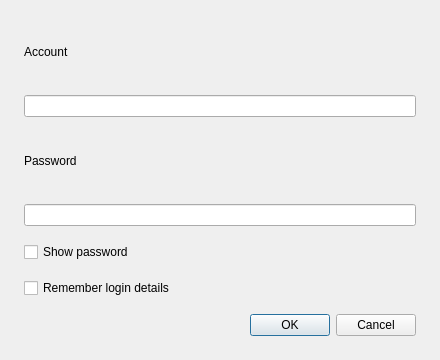
<?xml version="1.0" encoding="UTF-8"?>
<ui version="4.0">
 <class>LoginWindow</class>
 <widget class="QDialog" name="LoginWindow">
  <property name="geometry">
   <rect>
    <x>0</x>
    <y>0</y>
    <width>440</width>
    <height>360</height>
   </rect>
  </property>
  <property name="windowTitle">
   <string>Sign in</string>
  </property>
  <layout class="QVBoxLayout" name="verticalLayout">
   <item>
    <widget class="QLabel" name="label1">
     <property name="text">
      <string>Account</string>
     </property>
     <property name="buddy">
      <cstring>usernameLineEdit</cstring>
     </property>
    </widget>
   </item>
   <item>
    <widget class="QLineEdit" name="usernameLineEdit" />
   </item>
   <item>
    <widget class="QLabel" name="label2">
     <property name="text">
      <string>Password</string>
     </property>
     <property name="buddy">
      <cstring>passwordLineEdit</cstring>
     </property>
    </widget>
   </item>
   <item>
    <widget class="QLineEdit" name="passwordLineEdit">
     <property name="echoMode">
      <enum>QLineEdit::EchoMode::Password</enum>
     </property>
    </widget>
   </item>
   <item>
    <widget class="QCheckBox" name="passwordVisibleCheckBox">
     <property name="text">
      <string>Show password</string>
     </property>
    </widget>
   </item>
   <item>
    <widget class="QCheckBox" name="saveLoginDetailCheckBox">
     <property name="text">
      <string>Remember login details</string>
     </property>
    </widget>
   </item>
   <item>
    <widget class="QDialogButtonBox" name="buttonBox">
     <property name="orientation">
      <enum>Qt::Orientation::Horizontal</enum>
     </property>
     <property name="standardButtons">
      <set>QDialogButtonBox::StandardButton::Cancel|QDialogButtonBox::StandardButton::Ok</set>
     </property>
    </widget>
   </item>
   <property name="spacing">
    <number>16</number>
   </property>
   <property name="leftMargin">
    <number>24</number>
   </property>
   <property name="rightMargin">
    <number>24</number>
   </property>
   <property name="topMargin">
    <number>24</number>
   </property>
   <property name="bottomMargin">
    <number>24</number>
   </property>
  </layout>
 </widget>
 <tabstops>
  <tabstop>usernameLineEdit</tabstop>
  <tabstop>passwordLineEdit</tabstop>
  <tabstop>saveLoginDetailCheckBox</tabstop>
 </tabstops>
 <resources />
 <connections>
  <connection>
   <sender>buttonBox</sender>
   <signal>rejected()</signal>
   <receiver>LoginWindow</receiver>
   <slot>reject()</slot>
   <hints>
    <hint type="sourcelabel">
     <x>316</x>
     <y>260</y>
    </hint>
    <hint type="destinationlabel">
     <x>286</x>
     <y>274</y>
    </hint>
   </hints>
  </connection>
 </connections>
</ui>
